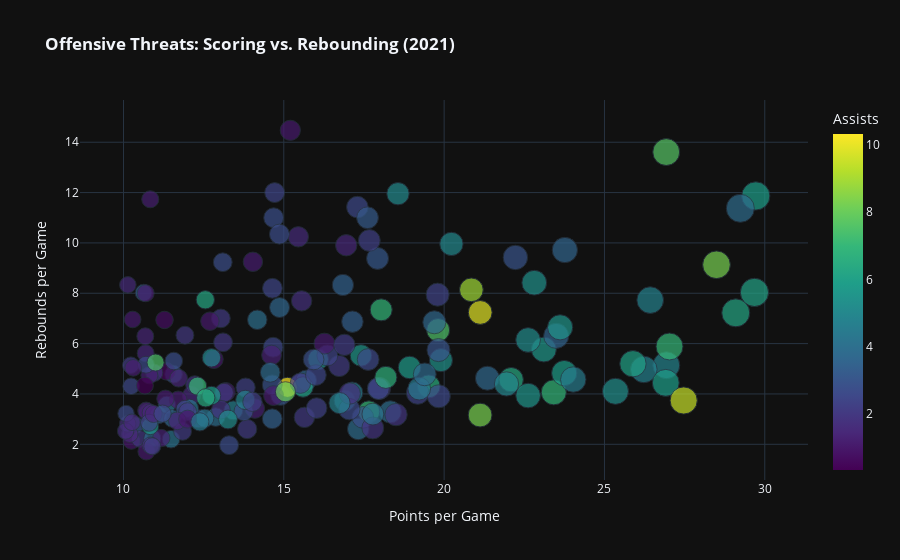

The notebook cell saved with this chart:
### Code cell
# --- STEP 4: Player Performance Analysis ---

# 1. Load the Player Stats Master file
player_df = pd.read_csv('master_player_stats.csv')

# 2. Filter for a specific season (e.g., 2021) to see active stars
# You can change this year to 2010 to see Kobe/LeBron era, or 2021 for Giannis/Jokic
season_stats = player_df[player_df['SEASON'] == 2021]

# 3. Aggregate Stats by Player (Average per game)
# We group by Player Name and take the MEAN of their stats
top_players = season_stats.groupby('PLAYER_NAME')[['PTS', 'REB', 'AST']].mean().reset_index()

# 4. Filter for "Qualified" players only
# (Remove players who only played garbage time with 0 points)
top_players = top_players[top_players['PTS'] > 10] # Only show players averaging > 10 PPG

# 5. Create the Interactive Scatter Plot
fig4 = px.scatter(top_players, 
                  x='PTS', 
                  y='REB', 
                  size='PTS', # Bubble size = Scoring ability
                  color='AST', # Color = Playmaking ability
                  hover_name='PLAYER_NAME',
                  title='<b>Offensive Threats: Scoring vs. Rebounding (2021)</b>',
                  labels={'PTS': 'Points per Game', 'REB': 'Rebounds per Game', 'AST': 'Assists'},
                  template='plotly_dark',
                  color_continuous_scale='Viridis') # Nice blue-green-yellow gradient

fig4.show()

### Figure 1 — Plotly figure (JSON) as saved in the notebook; plotly's stock layout.template omitted (floating-point values rounded to 4 significant figures; data arrays with more than 128 entries replaced by an {"elided": "..."} marker saying what was removed)
{"data": [{"hovertemplate": "<b>%{hovertext}</b><br><br>Points per Game=%{marker.size}<br>Rebounds per Game=%{y}<br>Assists=%{marker.color}<extra></extra>", "hovertext": {"elided": "182 str values"}, "legendgroup": "", "marker": {"color": {"elided": "182 float values"}, "coloraxis": "coloraxis", "size": {"elided": "182 float values"}, "sizemode": "area", "sizeref": 0.0743, "symbol": "circle"}, "mode": "markers", "name": "", "orientation": "v", "showlegend": false, "type": "scatter", "x": {"elided": "182 float values"}, "xaxis": "x", "y": {"elided": "182 float values"}, "yaxis": "y"}], "layout": {"coloraxis": {"colorbar": {"title": {"text": "Assists"}}, "colorscale": [[0, "#440154"], [0.1111, "#482878"], [0.2222, "#3e4989"], [0.3333, "#31688e"], [0.4444, "#26828e"], [0.5556, "#1f9e89"], [0.6667, "#35b779"], [0.7778, "#6ece58"], [0.8889, "#b5de2b"], [1, "#fde725"]]}, "legend": {"itemsizing": "constant", "tracegroupgap": 0}, "title": {"text": "<b>Offensive Threats: Scoring vs. Rebounding (2021)</b>"}, "xaxis": {"anchor": "y", "domain": [0, 1], "title": {"text": "Points per Game"}}, "yaxis": {"anchor": "x", "domain": [0, 1], "title": {"text": "Rebounds per Game"}}}}
